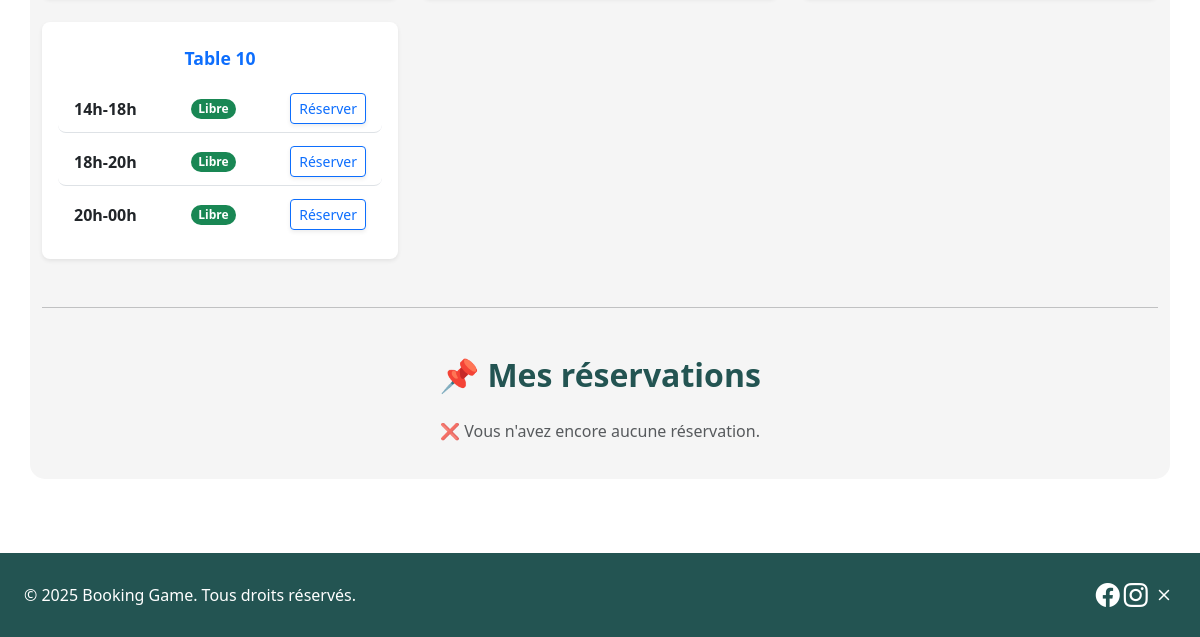
Page /calendar/ (signed in, lower part) on the earlier database version.
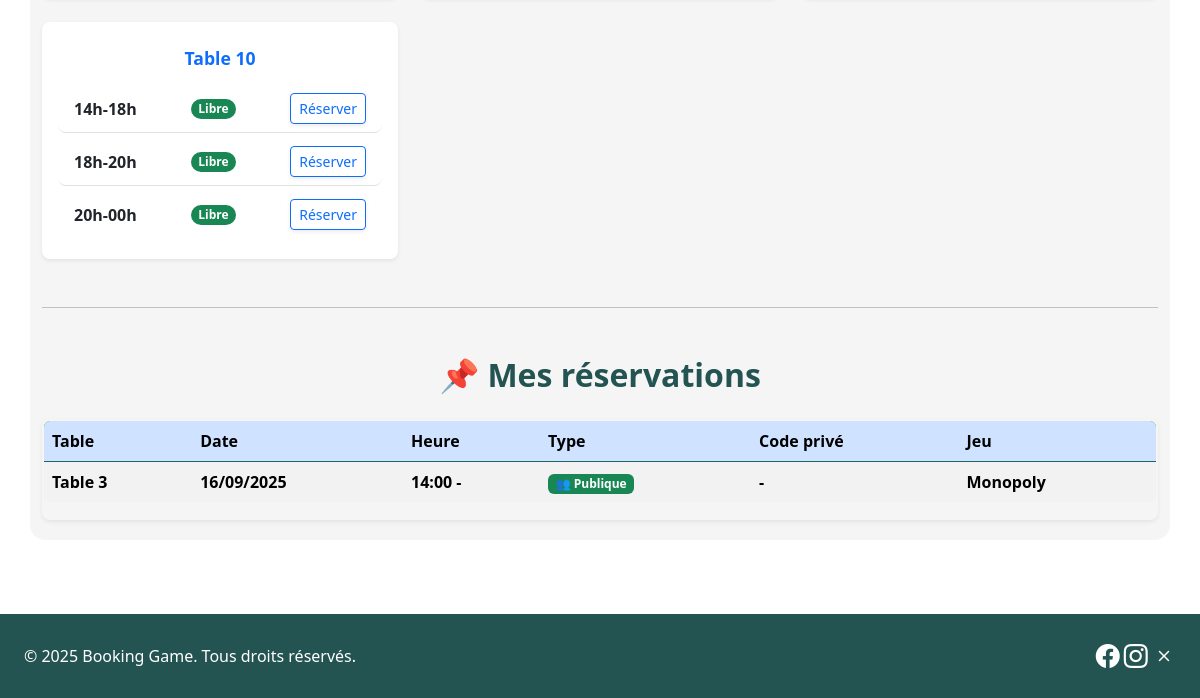
Same page on the later database version.
### tables_app/models.py (models this page shows, shortened)
class Table(models.Model):
    number_table = models.IntegerField(unique=True)
    capacity_table = models.IntegerField(default=12)
    state_table = models.CharField(max_length=10, choices=TableEtat.choices, default=TableEtat.LIBRE)
    game_table = models.ForeignKey("Game", null=True, blank=True, on_delete=models.SET_NULL)
    code_table = models.CharField(max_length=20, null=True, blank=True)
    customer_table = models.ManyToManyField(settings.AUTH_USER_MODEL,
                                            blank=True,
                                            related_name='joined_tables')

class Booking(models.Model):
    date = models.DateField(default=timezone.now)
    start_time = models.TimeField()
    duration = models.DurationField(help_text="Durée (HH:MM:SS)")
    booking_type = models.CharField(max_length=10, choices=BookingType.choices)
    table = models.ForeignKey("Table", on_delete=models.CASCADE)
    main_customer = models.ForeignKey(settings.AUTH_USER_MODEL, on_delete=models.CASCADE, related_name='bookings')
    code = models.CharField(max_length=10, blank=True, null=True)  # ajout du code
    game = models.ForeignKey("tables_app.Game", on_delete=models.SET_NULL, null=True, blank=True)
    max_players = models.PositiveBigIntegerField(null=True, blank=True)
    participants = models.ManyToManyField(settings.AUTH_USER_MODEL, related_name='joined_bookings', blank=True)
    custom_game = models.CharField(max_length=100, blank=True, null=True)

class Game(models.Model):
    name_game = models.CharField(max_length=100)
    category_game = models.CharField(max_length=50)
    duration_game = models.CharField(max_length=50, null=True, blank=True)
    nb_player_min_game = models.IntegerField(null=True, blank=True)
    nb_player_max_game = models.IntegerField(null=True, blank=True)
    stock_game = models.IntegerField(default=0)
    availability_game = models.BooleanField(default=True)
    presentation = models.TextField(null=True, blank=True)
    image_url = models.URLField(max_length=500, null=True, blank=True)

### tables_app/views.py (the view)
# urls.py: path('calendar/', views.calendar_view, name='calendar'),
def calendar_view(request):
    date_str = request.GET.get('date')
    if date_str:
        try:
            selected_date = datetime.strptime(date_str, '%Y-%m-%d').date()
        except ValueError:
            selected_date = date.today()
    else:
        selected_date = date.today()
    slots = [
        {"label": "14h-18h", "start": time(14, 0), "end": time(18, 0)},
        {"label": "18h-20h", "start": time(18, 0), "end": time(20, 0)},
        {"label": "20h-00h", "start": time(20, 0), "end": time(23, 59)},
    ]
    tables_data = []
    for table in Table.objects.all():
        table_slots = []
        for slot in slots:
            conflicts = Booking.objects.filter(
                table=table,
                date=selected_date,
                start_time__lt=slot["end"],
                start_time__gte=slot["start"]
            )
            if conflicts.exists():
                booking = conflicts.first()
                if booking.booking_type == 'publique':
                    joueurs_actuels = 1 + booking.participants.count() if booking.participants else 1
                    places_restantes = booking.max_players - joueurs_actuels if booking.max_players else None
                    if places_restantes is None:
                        state = f"Publique (jeu: {booking.game.name_game if booking.game else '-'})"
                        available = True
                    elif places_restantes <= 0:
                        state = f"Publique — Complète (jeu: {booking.game.name_game if booking.game else '-'})"
                        available = False
                    else:
                        state = f"Publique — {places_restantes} place(s) restantes (jeu: {booking.game.name_game if booking.game else '-'})"
                        available = True
                    players = [booking.main_customer] + list(booking.participants.all())
                    booking_id = booking.id
                else:
                    state = 'Privée'
                    available = False
                    players = []
                    booking_id = None
                    places_restantes = None
            else:
                state = 'Libre'
                available = True
                players = []
                booking_id = None
                places_restantes = None
            user_joined = False
            if request.user.is_authenticated and booking_id:
                user_joined = request.user == booking.main_customer or request.user in booking.participants.all()
            table_slots.append({
                "slot_label": slot["label"],
                "state": state,
                "available": available,
                "players": players,
                "booking_id": booking_id,
                "is_full": places_restantes == 0 if booking_id and booking.booking_type == 'publique' else False,
                "user_joined": user_joined,
            })
        tables_data.append({
            "table": table,
            "slots": table_slots
        })
    user_reservations = None
    if request.user.is_authenticated:
        user_reservations = Booking.objects.filter(
            Q(main_customer=request.user) | Q(participants=request.user)
        ).order_by('-date', 'start_time')
    games = Game.objects.all()
    context = {
        "date": selected_date,
        "tables": tables_data,
        "user_reservations": user_reservations,
        "games": games,
    }
    return render(request, "tables_app/calendar.html", context)

### tables_app/templates/tables_app/calendar.html (shortened to what the changed rows need)
{% extends "base.html" %}
{% load static %}
{% block content %}
<div class="container mt-4 calendar-page">
    <div class="row g-4">
        {% for t in tables %}
        <div class="col-md-6 col-lg-4">
            <div class="card shadow-sm border-0 rounded-3 h-100">
                <div class="card-body">
                    <h5 class="card-title fw-bold text-center text-primary">Table {{ t.table.number_table }}</h5>
                    <ul class="list-group list-group-flush mt-3">
                        {% for slot in t.slots %}
                        <li class="list-group-item d-flex flex-column">
                            <div class="d-flex justify-content-between align-items-center w-100">
                                <span class="fw-semibold">{{ slot.slot_label }}</span>
                                <span class="badge rounded-pill
                                    {% if slot.state == 'Libre' %} bg-success {% else %} bg-warning text-dark {% endif %}">
                                    {{ slot.state }}
                                </span>
                                {% if slot.available %}
                                    <button class="btn btn-outline-primary btn-sm reserve-btn shadow-sm"
                                        data-table-id="{{ t.table.id }}"
                                        data-slot-label="{{ slot.slot_label }}"
                                        data-booking-id="{{ slot.booking_id|default:'' }}"
                                        data-date="{{ date|date:'Y-m-d' }}">
                                        Réserver
                                    </button>
                                {% endif %}
                            </div>
                        </li>
                        {% endfor %}
                    </ul>
                </div>
            </div>
        </div>
        {% endfor %}
    </div>
    <hr class="my-5">
    <h2 class="fw-bold text-center mb-4">📌 Mes réservations</h2>
    {% if user_reservations %}
        <div class="table-responsive shadow-sm rounded-3">
            <table class="table table-striped table-hover align-middle border border-2 border-primary rounded-3">
                <thead class="table-primary">
                    <tr>
                        <th scope="col">Table</th>
                        <th scope="col">Date</th>
                        <th scope="col">Heure</th>
                        <th scope="col">Type</th>
                        <th scope="col">Code privé</th>
                        <th scope="col">Jeu</th>
                    </tr>
                </thead>
                <tbody>
                    {% for booking in user_reservations %}
                    <tr>
                        <td>Table {{ booking.table.number_table }}</td>
                        <td>{{ booking.date|date:"d/m/Y" }}</td>
                        <td>{{ booking.start_time|time:"H:i" }} - {{ booking.end_time|time:"H:i" }}</td>
                        <td>
                            {% if booking.booking_type == 'privée' %}
                                <span class="badge bg-danger">🔒 Privée</span>
                            {% else %}
                                <span class="badge bg-success">👥 Publique</span>
                            {% endif %}
                        </td>
                        <td>
                            {% if booking.code %}
                                <span class="fw-bold text-primary">{{ booking.code }}</span>
                            {% else %}
                                -
                            {% endif %}
                        </td>
                        <td>
                            {% if booking.game %}
                                {{ booking.game.name_game }}
                            {% elif booking.custom_game %}
                                {{ booking.custom_game }}
                            {% else %}
                                -
                            {% endif %}
                        </td>
                    </tr>
                    {% endfor %}
                </tbody>
            </table>
        </div>
    {% else %}
        <p class="text-muted text-center">❌ Vous n'avez encore aucune réservation.</p>
    {% endif %}
</div>
{% endblock %}

Differences in the rows shown:
added Booking: table.number_table "3", date "16/09/2025", start_time "14:00", booking_type "👥 Publique", game.name_game "Monopoly"
Other differences:
text no longer shown: "❌ Vous n'avez encore aucune réservation."
text now shown: "Table Date Heure Type Code privé Jeu"
